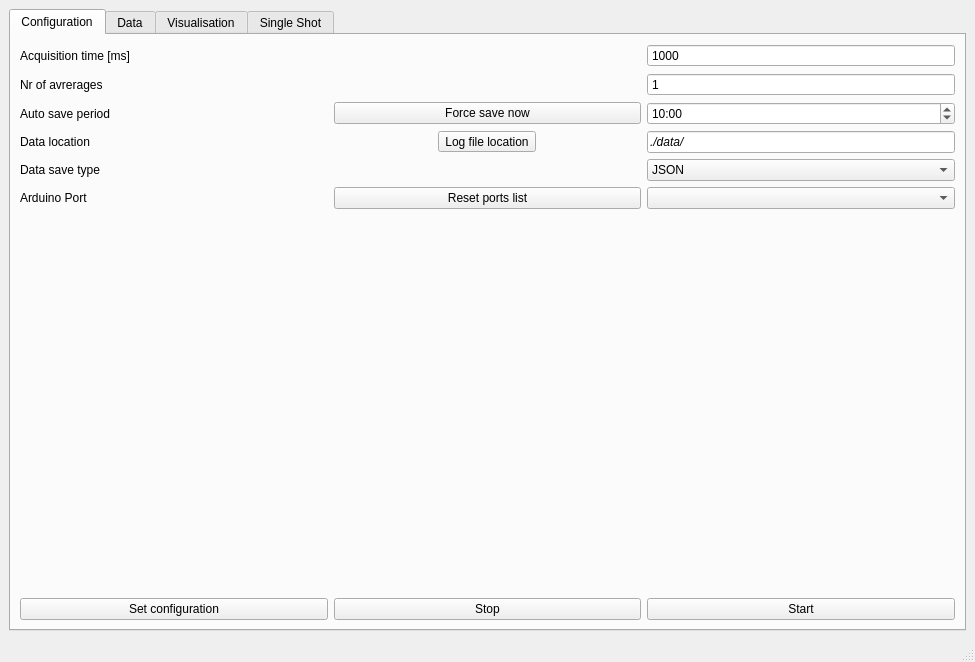
<?xml version="1.0" encoding="UTF-8"?>
<ui version="4.0">
 <class>MainWindow</class>
 <widget class="QMainWindow" name="MainWindow">
  <property name="geometry">
   <rect>
    <x>0</x>
    <y>0</y>
    <width>975</width>
    <height>662</height>
   </rect>
  </property>
  <property name="windowTitle">
   <string>Counter Program</string>
  </property>
  <widget class="QWidget" name="centralwidget">
   <layout class="QHBoxLayout" name="horizontalLayout_2">
    <item>
     <widget class="QTabWidget" name="tabWidget">
      <property name="currentIndex">
       <number>0</number>
      </property>
      <widget class="QWidget" name="Configuration">
       <attribute name="title">
        <string>Configuration</string>
       </attribute>
       <layout class="QGridLayout" name="gridLayout_3">
        <item row="0" column="0">
         <layout class="QGridLayout" name="gridLayout_2">
          <item row="4" column="3">
           <widget class="QLineEdit" name="lineEdit_conf_data_loc">
            <property name="font">
             <font>
              <italic>true</italic>
             </font>
            </property>
            <property name="text">
             <string>./data/</string>
            </property>
            <property name="frame">
             <bool>true</bool>
            </property>
            <property name="alignment">
             <set>Qt::AlignLeading|Qt::AlignLeft|Qt::AlignVCenter</set>
            </property>
            <property name="placeholderText">
             <string/>
            </property>
           </widget>
          </item>
          <item row="4" column="1">
           <widget class="QLabel" name="label_data_location">
            <property name="text">
             <string>Data location</string>
            </property>
           </widget>
          </item>
          <item row="1" column="1">
           <widget class="QLabel" name="label_averages">
            <property name="text">
             <string>Nr of avrerages</string>
            </property>
           </widget>
          </item>
          <item row="7" column="1">
           <spacer name="horizontalSpacer">
            <property name="orientation">
             <enum>Qt::Horizontal</enum>
            </property>
            <property name="sizeHint" stdset="0">
             <size>
              <width>40</width>
              <height>20</height>
             </size>
            </property>
           </spacer>
          </item>
          <item row="8" column="1">
           <widget class="QPushButton" name="pushButton_conf_Set_configuration">
            <property name="text">
             <string>Set configuration</string>
            </property>
           </widget>
          </item>
          <item row="1" column="3">
           <widget class="QSpinBox" name="spinBox_conf_averages">
            <property name="buttonSymbols">
             <enum>QAbstractSpinBox::NoButtons</enum>
            </property>
            <property name="value">
             <number>1</number>
            </property>
           </widget>
          </item>
          <item row="8" column="3">
           <widget class="QPushButton" name="pushButton_conf_start">
            <property name="text">
             <string>Start</string>
            </property>
           </widget>
          </item>
          <item row="8" column="2">
           <widget class="QPushButton" name="pushButton_conf_stop">
            <property name="text">
             <string>Stop</string>
            </property>
           </widget>
          </item>
          <item row="0" column="3">
           <widget class="QSpinBox" name="spinBox_conf_akw_time">
            <property name="buttonSymbols">
             <enum>QAbstractSpinBox::NoButtons</enum>
            </property>
            <property name="maximum">
             <number>100000</number>
            </property>
            <property name="value">
             <number>1000</number>
            </property>
           </widget>
          </item>
          <item row="3" column="3">
           <widget class="QTimeEdit" name="timeEdit_conf_save_period">
            <property name="currentSection">
             <enum>QDateTimeEdit::MinuteSection</enum>
            </property>
            <property name="displayFormat">
             <string>mm:ss</string>
            </property>
            <property name="time">
             <time>
              <hour>0</hour>
              <minute>10</minute>
              <second>0</second>
             </time>
            </property>
           </widget>
          </item>
          <item row="5" column="1">
           <widget class="QLabel" name="label">
            <property name="text">
             <string>Data save type</string>
            </property>
           </widget>
          </item>
          <item row="3" column="1">
           <widget class="QLabel" name="label_save_period">
            <property name="text">
             <string>Auto save period</string>
            </property>
           </widget>
          </item>
          <item row="3" column="2">
           <widget class="QPushButton" name="pushButton_conf_Force_save">
            <property name="text">
             <string>Force save now</string>
            </property>
           </widget>
          </item>
          <item row="5" column="3">
           <widget class="QComboBox" name="comboBox_conf_save_type">
            <item>
             <property name="text">
              <string>JSON</string>
             </property>
            </item>
            <item>
             <property name="text">
              <string>Exel compliant</string>
             </property>
            </item>
           </widget>
          </item>
          <item row="7" column="2">
           <spacer name="horizontalSpacer_2">
            <property name="orientation">
             <enum>Qt::Horizontal</enum>
            </property>
            <property name="sizeType">
             <enum>QSizePolicy::MinimumExpanding</enum>
            </property>
            <property name="sizeHint" stdset="0">
             <size>
              <width>40</width>
              <height>20</height>
             </size>
            </property>
           </spacer>
          </item>
          <item row="7" column="3">
           <spacer name="verticalSpacer_2">
            <property name="orientation">
             <enum>Qt::Vertical</enum>
            </property>
            <property name="sizeHint" stdset="0">
             <size>
              <width>20</width>
              <height>40</height>
             </size>
            </property>
           </spacer>
          </item>
          <item row="4" column="2" alignment="Qt::AlignHCenter|Qt::AlignVCenter">
           <widget class="QToolButton" name="toolButton_conf_log_file_location">
            <property name="sizePolicy">
             <sizepolicy hsizetype="Maximum" vsizetype="Maximum">
              <horstretch>0</horstretch>
              <verstretch>0</verstretch>
             </sizepolicy>
            </property>
            <property name="minimumSize">
             <size>
              <width>0</width>
              <height>0</height>
             </size>
            </property>
            <property name="layoutDirection">
             <enum>Qt::LeftToRight</enum>
            </property>
            <property name="autoFillBackground">
             <bool>false</bool>
            </property>
            <property name="text">
             <string>Log file location</string>
            </property>
           </widget>
          </item>
          <item row="0" column="1">
           <widget class="QLabel" name="label_akw_time">
            <property name="text">
             <string>Acquisition time [ms]</string>
            </property>
           </widget>
          </item>
          <item row="6" column="1">
           <widget class="QLabel" name="label_18">
            <property name="text">
             <string>Arduino Port</string>
            </property>
           </widget>
          </item>
          <item row="6" column="3">
           <widget class="QComboBox" name="comboBox_conf_Port_name"/>
          </item>
          <item row="6" column="2">
           <widget class="QPushButton" name="pushButton_conf_reset_port_list">
            <property name="text">
             <string>Reset ports list</string>
            </property>
           </widget>
          </item>
         </layout>
        </item>
       </layout>
      </widget>
      <widget class="QWidget" name="Data">
       <attribute name="title">
        <string>Data</string>
       </attribute>
       <layout class="QHBoxLayout" name="horizontalLayout">
        <item>
         <layout class="QGridLayout" name="gridLayout">
          <item row="7" column="0">
           <widget class="QLabel" name="label_8">
            <property name="text">
             <string>TextLabel</string>
            </property>
           </widget>
          </item>
          <item row="6" column="1">
           <widget class="QLCDNumber" name="lcdNumber_7"/>
          </item>
          <item row="3" column="1">
           <widget class="QLCDNumber" name="lcdNumber_4"/>
          </item>
          <item row="7" column="2">
           <widget class="QLabel" name="label_16">
            <property name="text">
             <string>TextLabel</string>
            </property>
           </widget>
          </item>
          <item row="2" column="2">
           <widget class="QLabel" name="label_11">
            <property name="text">
             <string>TextLabel</string>
            </property>
           </widget>
          </item>
          <item row="7" column="1">
           <widget class="QLCDNumber" name="lcdNumber_8"/>
          </item>
          <item row="4" column="0">
           <widget class="QLabel" name="label_5">
            <property name="text">
             <string>TextLabel</string>
            </property>
           </widget>
          </item>
          <item row="5" column="0">
           <widget class="QLabel" name="label_6">
            <property name="text">
             <string>TextLabel</string>
            </property>
           </widget>
          </item>
          <item row="5" column="1">
           <widget class="QLCDNumber" name="lcdNumber_6"/>
          </item>
          <item row="0" column="1">
           <widget class="QLCDNumber" name="lcdNumber_1"/>
          </item>
          <item row="4" column="1">
           <widget class="QLCDNumber" name="lcdNumber_5"/>
          </item>
          <item row="3" column="2">
           <widget class="QLabel" name="label_12">
            <property name="text">
             <string>TextLabel</string>
            </property>
           </widget>
          </item>
          <item row="1" column="2">
           <widget class="QLabel" name="label_10">
            <property name="text">
             <string>TextLabel</string>
            </property>
           </widget>
          </item>
          <item row="5" column="2">
           <widget class="QLabel" name="label_14">
            <property name="text">
             <string>TextLabel</string>
            </property>
           </widget>
          </item>
          <item row="1" column="1">
           <widget class="QLCDNumber" name="lcdNumber_2"/>
          </item>
          <item row="4" column="2">
           <widget class="QLabel" name="label_13">
            <property name="text">
             <string>TextLabel</string>
            </property>
           </widget>
          </item>
          <item row="0" column="0">
           <widget class="QLabel" name="label_1">
            <property name="text">
             <string>TextLabel</string>
            </property>
           </widget>
          </item>
          <item row="6" column="2">
           <widget class="QLabel" name="label_15">
            <property name="text">
             <string>TextLabel</string>
            </property>
           </widget>
          </item>
          <item row="0" column="2">
           <widget class="QLabel" name="label_9">
            <property name="text">
             <string>TextLabel</string>
            </property>
           </widget>
          </item>
          <item row="1" column="0">
           <widget class="QLabel" name="label_2">
            <property name="text">
             <string>TextLabel</string>
            </property>
           </widget>
          </item>
          <item row="3" column="0">
           <widget class="QLabel" name="label_4">
            <property name="text">
             <string>TextLabel</string>
            </property>
           </widget>
          </item>
          <item row="2" column="0">
           <widget class="QLabel" name="label_3">
            <property name="text">
             <string>TextLabel</string>
            </property>
           </widget>
          </item>
          <item row="6" column="0">
           <widget class="QLabel" name="label_7">
            <property name="text">
             <string>TextLabel</string>
            </property>
           </widget>
          </item>
          <item row="2" column="1">
           <widget class="QLCDNumber" name="lcdNumber_3"/>
          </item>
          <item row="0" column="3">
           <widget class="QLCDNumber" name="lcdNumber_9"/>
          </item>
          <item row="1" column="3">
           <widget class="QLCDNumber" name="lcdNumber_10"/>
          </item>
          <item row="2" column="3">
           <widget class="QLCDNumber" name="lcdNumber_11"/>
          </item>
          <item row="3" column="3">
           <widget class="QLCDNumber" name="lcdNumber_12"/>
          </item>
          <item row="4" column="3">
           <widget class="QLCDNumber" name="lcdNumber_13"/>
          </item>
          <item row="5" column="3">
           <widget class="QLCDNumber" name="lcdNumber_14"/>
          </item>
          <item row="6" column="3">
           <widget class="QLCDNumber" name="lcdNumber_15"/>
          </item>
          <item row="7" column="3">
           <widget class="QLCDNumber" name="lcdNumber_16"/>
          </item>
         </layout>
        </item>
       </layout>
      </widget>
      <widget class="QWidget" name="Visualisation">
       <attribute name="title">
        <string>Visualisation</string>
       </attribute>
       <layout class="QGridLayout" name="gridLayout_4">
        <item row="1" column="0">
         <spacer name="horizontalSpacer_3">
          <property name="orientation">
           <enum>Qt::Horizontal</enum>
          </property>
          <property name="sizeHint" stdset="0">
           <size>
            <width>40</width>
            <height>20</height>
           </size>
          </property>
         </spacer>
        </item>
        <item row="0" column="0" colspan="2">
         <widget class="QFrame" name="frame_vis_fig">
          <property name="frameShape">
           <enum>QFrame::StyledPanel</enum>
          </property>
          <property name="frameShadow">
           <enum>QFrame::Raised</enum>
          </property>
          <layout class="QHBoxLayout" name="horizontalLayout_4">
           <item>
            <layout class="QGridLayout" name="grid_vis_fig"/>
           </item>
          </layout>
         </widget>
        </item>
        <item row="1" column="1">
         <widget class="QCheckBox" name="checkBox_vis_logscale">
          <property name="text">
           <string>Logaritmic scale</string>
          </property>
         </widget>
        </item>
       </layout>
      </widget>
      <widget class="QWidget" name="tab">
       <attribute name="title">
        <string>Single Shot</string>
       </attribute>
       <layout class="QHBoxLayout" name="horizontalLayout_3">
        <item>
         <layout class="QGridLayout" name="gridLayout_5">
          <item row="0" column="0" colspan="4">
           <widget class="QFrame" name="Put_fig_here_OneShot">
            <property name="frameShape">
             <enum>QFrame::StyledPanel</enum>
            </property>
            <property name="frameShadow">
             <enum>QFrame::Raised</enum>
            </property>
            <layout class="QHBoxLayout" name="horizontalLayout_5">
             <item>
              <layout class="QGridLayout" name="grid_ss_fig"/>
             </item>
            </layout>
           </widget>
          </item>
          <item row="3" column="2">
           <widget class="QLineEdit" name="lineEdit_ss_file_loc">
            <property name="text">
             <string>./data/SingleShot/</string>
            </property>
           </widget>
          </item>
          <item row="4" column="0">
           <widget class="QLabel" name="label_17">
            <property name="text">
             <string>Acquisition time [ms]</string>
            </property>
           </widget>
          </item>
          <item row="3" column="3">
           <widget class="QToolButton" name="toolButton_ss_save_loc">
            <property name="enabled">
             <bool>true</bool>
            </property>
            <property name="sizePolicy">
             <sizepolicy hsizetype="Fixed" vsizetype="Fixed">
              <horstretch>0</horstretch>
              <verstretch>0</verstretch>
             </sizepolicy>
            </property>
            <property name="font">
             <font>
              <stylestrategy>PreferDefault</stylestrategy>
             </font>
            </property>
            <property name="layoutDirection">
             <enum>Qt::LeftToRight</enum>
            </property>
            <property name="text">
             <string>Log file location</string>
            </property>
            <property name="arrowType">
             <enum>Qt::NoArrow</enum>
            </property>
           </widget>
          </item>
          <item row="3" column="0">
           <widget class="QLabel" name="OneShot_save_loc_label">
            <property name="text">
             <string>Save location</string>
            </property>
           </widget>
          </item>
          <item row="4" column="2">
           <widget class="QSpinBox" name="spinBox_ss_akw_time_">
            <property name="buttonSymbols">
             <enum>QAbstractSpinBox::NoButtons</enum>
            </property>
           </widget>
          </item>
          <item row="7" column="0" colspan="4">
           <widget class="QPushButton" name="pushButton_ss_run">
            <property name="text">
             <string>Run</string>
            </property>
           </widget>
          </item>
          <item row="4" column="3">
           <widget class="QCheckBox" name="checkBox_logscale_OneShot">
            <property name="text">
             <string>Logaritmic scale</string>
            </property>
           </widget>
          </item>
         </layout>
        </item>
       </layout>
      </widget>
     </widget>
    </item>
   </layout>
  </widget>
  <widget class="QStatusBar" name="statusbar"/>
 </widget>
 <resources/>
 <connections/>
</ui>
